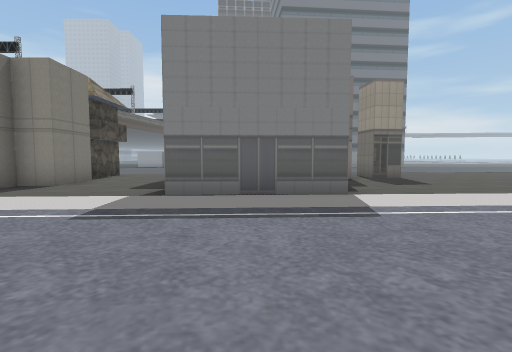
View 1 (above)

24 first-person views from a walk through a Unity game level. The camera is 1.3 m above the floor, tilts 4° down and sees 85° across. The floor is counted in squares, 2 m on a side. Each view is taken from the middle of a square. On the plan, view 1 faces up. The plan holds only what a view shows up to about 9 squares ahead; the rest is blank. The place goes on beyond the plan. The player character is not drawn. Some surface patterns are stand-ins.

View 2
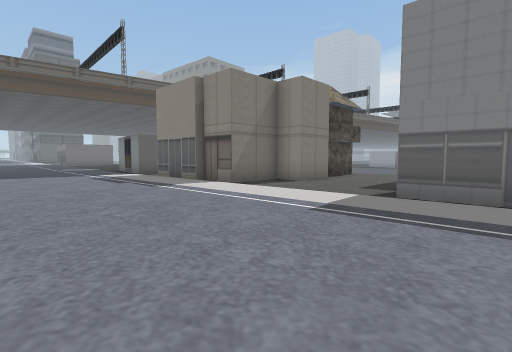

View 3
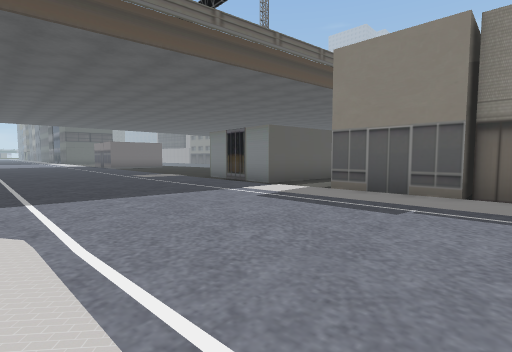

View 4
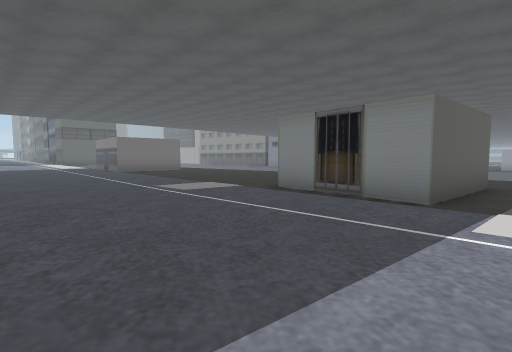

View 5
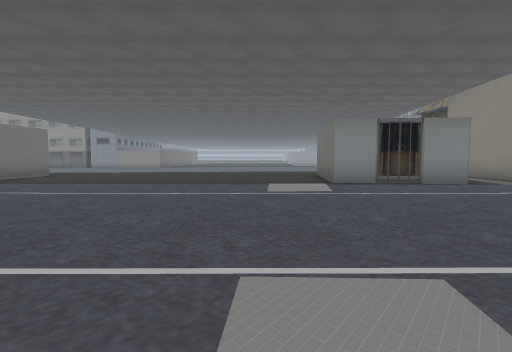

View 6
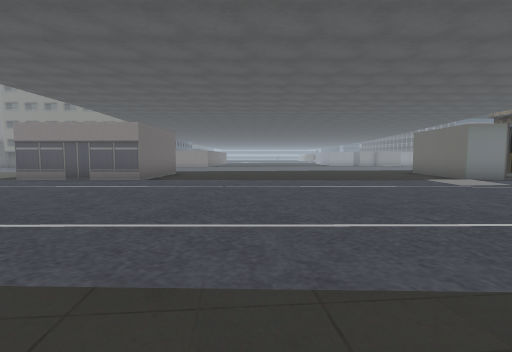

View 7
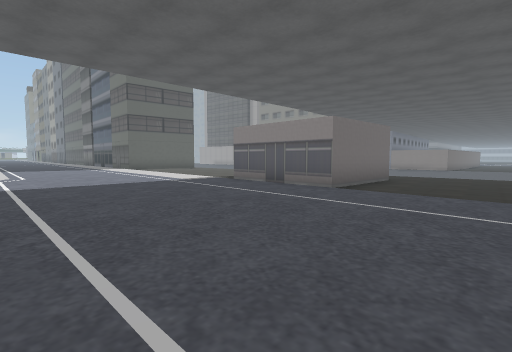

View 8
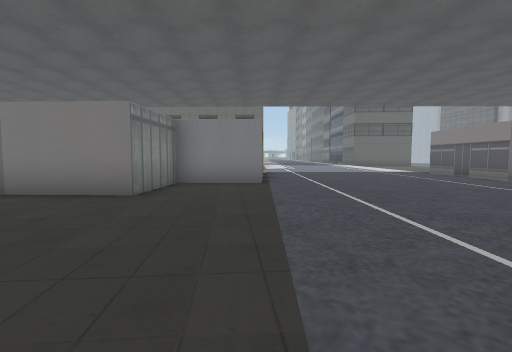

View 9
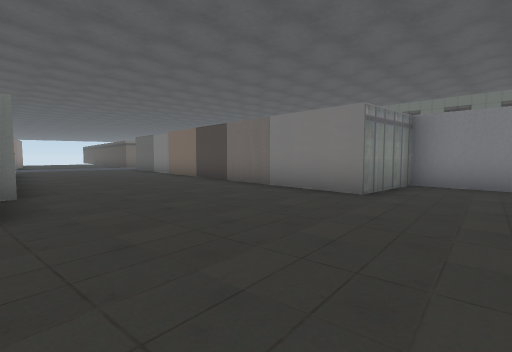

View 10
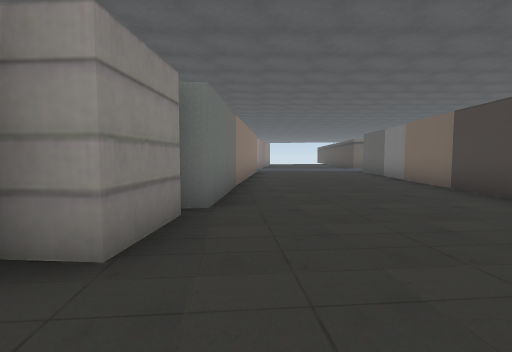

View 11
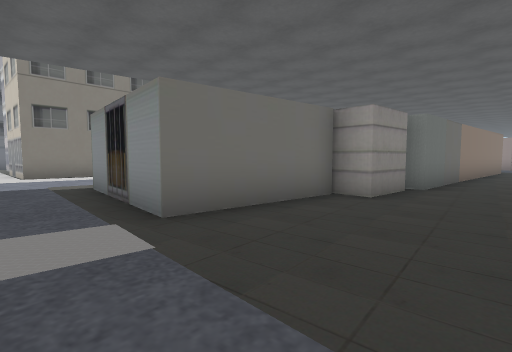

View 12
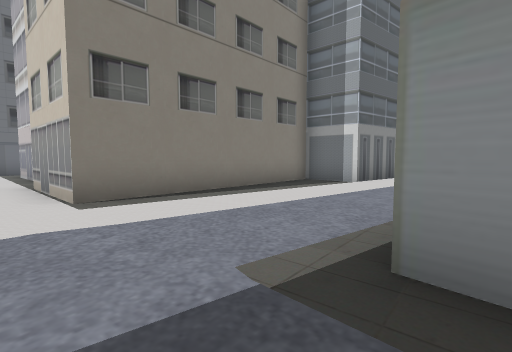

View 13
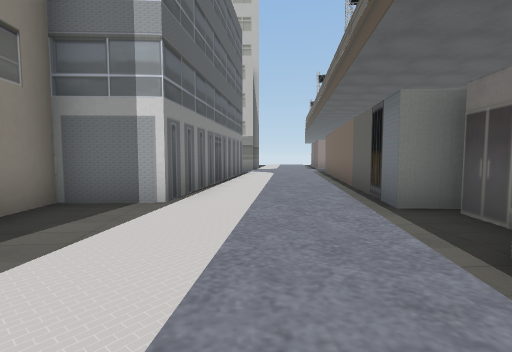

View 14
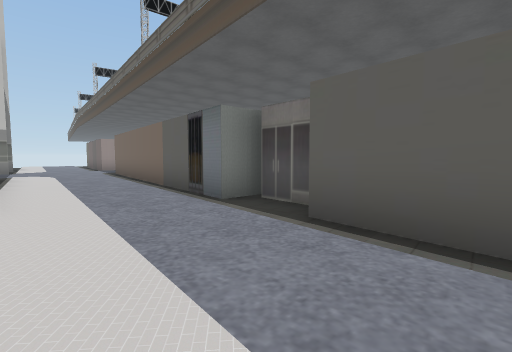

View 15
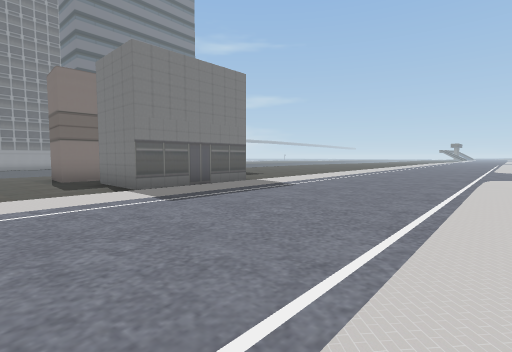

View 16
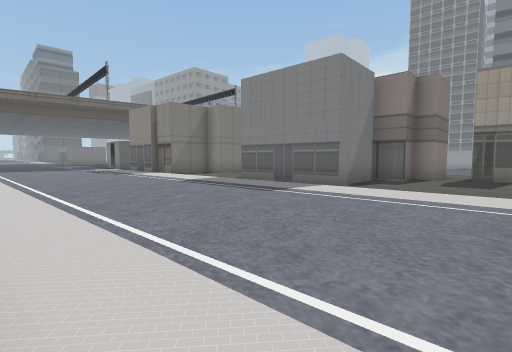

View 17
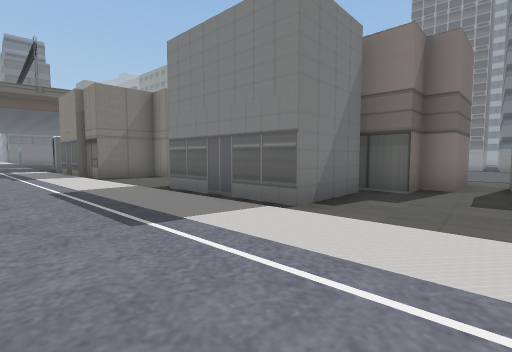

View 18
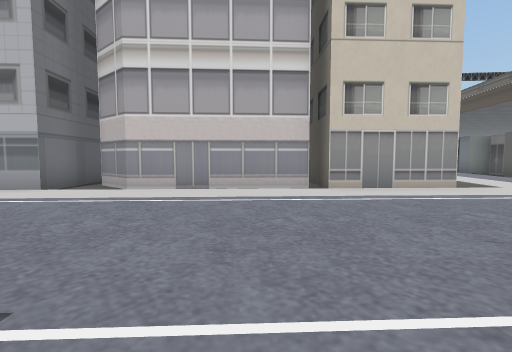

View 19
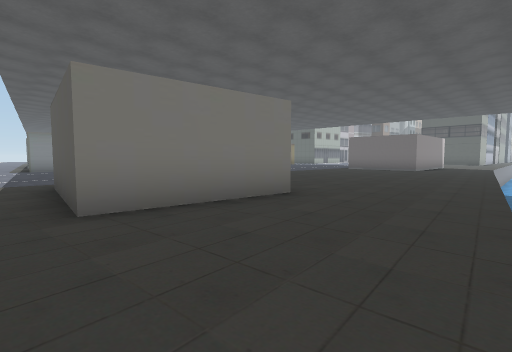

View 20
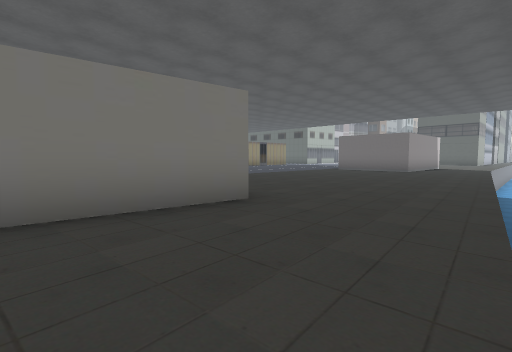

View 21
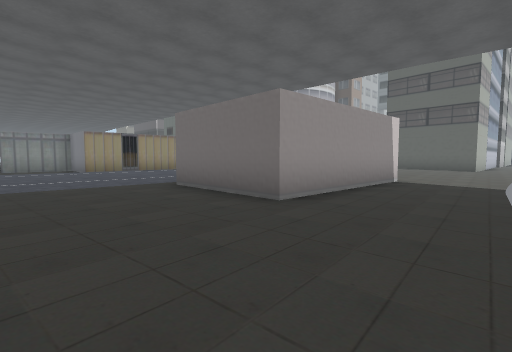

View 22
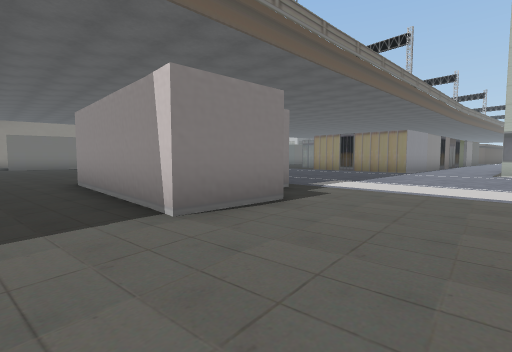

View 23
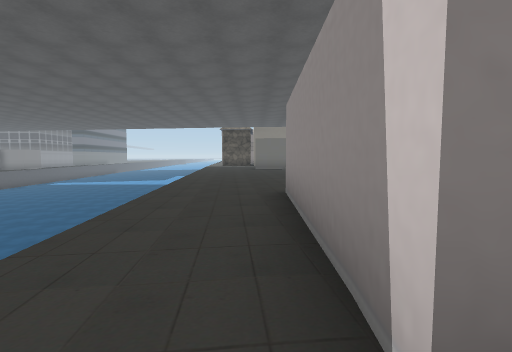

View 24
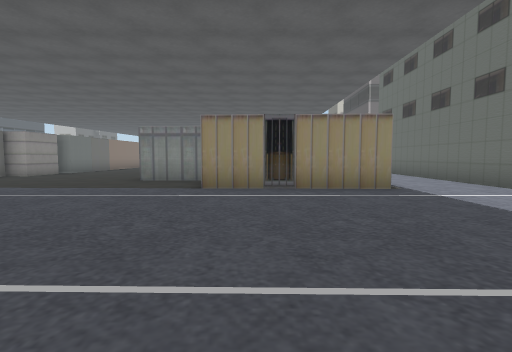

### Floor plan
Key: @ floor where view 1 was taken; # wall or solid block; . main floor; - floor 0.25 m lower than the main floor; v drop or lower ground.
Columns run from 30 left of view 1 to 5 right of it. Each row starts with its distance up from view 1.
 13        vvvvv
 12
 11         vvvv vvvvvv--            ..
 10  vvvvvvvv------......            ##
  9 ----.................    #..#   ###.
  8 ................###..    #..#####...
  7 ...#####........# ##.#  ##...###....
  6 ...#####........#  #.####....###....
  5 ....####........####.####....###....
  4 ....................................
  3 ....................................
  2 ....................................
  1 ....................................
  0 ..............................@.....
 -1 ....................................
 -2 #...####...............###.####.#
 -3 #..    #.......####....#####  #.#
 -4 #..    ###.....#  #....#      ###
 -5 #.       #.....#  #....#
 -6          #....#####....#
 -7          #....#  #.....#
 -8          #....#  ##...##
 -9          #....#   #...#
-10          #....#  ##..##
-11          #....#  #...#
-12         ##....#  #...#
-13         #.....#  #...#

Where each view was taken, in squares from view 1:
view 1: 0 up, 0 right, facing up
view 2: 0 up, 0 right, facing up-left
view 3: 1 down, 6 left, facing up-left
view 4: 0 up, 10 left, facing up-left
view 5: 2 down, 16 left, facing up
view 6: 3 down, 20 left, facing up
view 7: 1 down, 20 left, facing up-left
view 8: 2 down, 16 left, facing left
view 9: 2 down, 16 left, facing down-left
view 10: 4 down, 17 left, facing down
view 11: 1 down, 18 left, facing down-right
view 12: 1 down, 12 left, facing down-right
view 13: 4 down, 10 left, facing down
view 14: 4 down, 9 left, facing down-left
view 15: 1 down, 4 left, facing up-right
view 16: 1 down, 5 right, facing up-left
view 17: 2 up, 4 right, facing up-left
view 18: 4 up, 3 left, facing down
view 19: 11 up, 10 left, facing down-left
view 20: 11 up, 11 left, facing down-left
view 21: 10 up, 20 left, facing down-left
view 22: 9 up, 30 left, facing down-right
view 23: 8 up, 28 left, facing right
view 24: 4 up, 24 left, facing down
